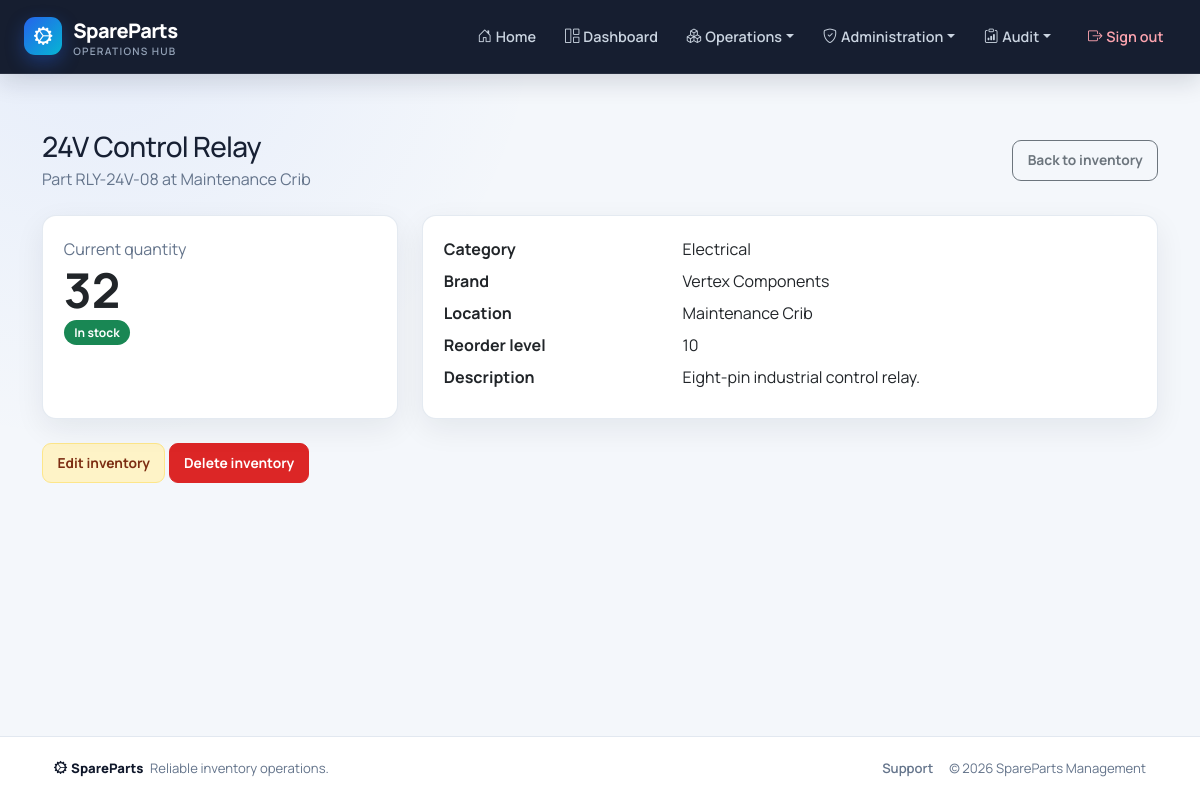
The page /inventory/5/ (signed in) on the database its author committed.
### inventory/models.py (models this page shows, shortened)
class InventoryItem(models.Model):
    part = models.ForeignKey(Part, on_delete=models.CASCADE)
    location = models.ForeignKey(Location, on_delete=models.CASCADE)
    quantity = models.PositiveIntegerField(default=0)
    min_quantity = models.PositiveIntegerField(default=0)  # Reorder threshold
    class Meta:
        unique_together = ('part', 'location')

class Location(models.Model):
    name = models.CharField(max_length=100)
    address = models.TextField(blank=True, null=True)

### parts/models.py (models this page shows, shortened)
class Part(models.Model):
    name = models.CharField(max_length=200)
    part_number = models.CharField(max_length=50, unique=True)
    category = models.ForeignKey(Category, on_delete=models.SET_NULL, null=True)
    brand = models.ForeignKey(Brand, on_delete=models.SET_NULL, null=True)
    description = models.TextField(blank=True, null=True)
    barcode = models.CharField(max_length=100, blank=True, null=True)
    image = models.ImageField(upload_to='parts/', blank=True, null=True)

class Category(models.Model):
    name = models.CharField(max_length=100, unique=True)

class Brand(models.Model):
    name = models.CharField(max_length=100, unique=True)

### inventory/views.py (the view)
# urls.py: path('<int:pk>/', InventoryItemDetailView.as_view(), name='inventoryitem_detail'),
class InventoryItemDetailView(LoginRequiredMixin, RoleRequiredMixin, DetailView):
    model = InventoryItem
    template_name = 'inventoryitem_detail.html'  # create this template
    context_object_name = 'item'
    allowed_roles = ['inventory_manager', 'technician']

### core/models.py (called while the page is built)
    def has_access(self, code):
        if not self.is_authenticated or not self.is_active:
            return False
        if self.is_superuser:
            return True
        return self.get_effective_access_permissions().filter(code=code).exists()

### core/templatetags/rbac.py (called while the page is built)
@register.filter
def has_access(user, code):
    return bool(getattr(user, 'has_access', lambda unused: False)(code))

### parts/mixins.py (called while the page is built)
    def get_permission_required(self):
        if self.permission_required:
            return self.permission_required
        model_name = self.model._meta.model_name
        module = self.permission_modules.get(model_name, model_name)
        action = 'view' if self.__class__.__name__.endswith(('ListView', 'DetailView')) else 'manage'
        return f'{module}.{action}'

    def dispatch(self, request, *args, **kwargs):
        if self.get_permission_required() == 'users.manage' and not request.user.is_superuser:
            raise PermissionDenied("Only a super admin can manage users and permissions.")
        if request.user.is_authenticated and request.user.has_access(self.get_permission_required()):
            return super().dispatch(request, *args, **kwargs)
        raise PermissionDenied("You do not have permission to access this page.")

### templates/inventoryitem_detail.html (shortened to what this page needs)
{% extends "base.html" %}{% load rbac %}
{% block content %}
<div class="container py-4">
  <div class="d-flex justify-content-between align-items-center mb-4"><div><h1 class="h3 mb-1">{{ item.part.name }}</h1><p class="text-muted mb-0">Part {{ item.part.part_number }} at {{ item.location.name }}</p></div><a class="btn btn-outline-secondary" href="{% url 'inventory:inventoryitem_list' %}">Back to inventory</a></div>
  <div class="row g-4">
    <div class="col-md-4"><div class="card border-0 shadow-sm h-100"><div class="card-body"><div class="text-muted">Current quantity</div><div class="display-5 fw-bold">{{ item.quantity }}</div>{% if item.quantity == 0 %}<span class="badge bg-danger">Out of stock</span>{% elif item.quantity <= item.min_quantity %}<span class="badge bg-warning text-dark">Low stock</span>{% else %}<span class="badge bg-success">In stock</span>{% endif %}</div></div></div>
    <div class="col-md-8"><div class="card border-0 shadow-sm"><div class="card-body"><dl class="row mb-0"><dt class="col-sm-4">Category</dt><dd class="col-sm-8">{{ item.part.category.name|default:"Uncategorized" }}</dd><dt class="col-sm-4">Brand</dt><dd class="col-sm-8">{{ item.part.brand.name|default:"Unbranded" }}</dd><dt class="col-sm-4">Location</dt><dd class="col-sm-8">{{ item.location.name }}</dd><dt class="col-sm-4">Reorder level</dt><dd class="col-sm-8">{{ item.min_quantity }}</dd><dt class="col-sm-4">Description</dt><dd class="col-sm-8">{{ item.part.description|default:"No description provided." }}</dd></dl></div></div></div>
  </div>
  {% if user|has_access:'inventory.manage' %}<div class="mt-4"><a class="btn btn-warning" href="{% url 'inventory:inventoryitem_edit' item.pk %}">Edit inventory</a> <a class="btn btn-danger" href="{% url 'inventory:inventoryitem_delete' item.pk %}">Delete inventory</a></div>{% endif %}
</div>
{% endblock %}

### templates/base.html (style rules this page uses)
:root { --sp-navy: #0f172a; --sp-navy-soft: #1e293b; --sp-primary: #2563eb; --sp-primary-dark: #1d4ed8; --sp-cyan: #06b6d4; --sp-surface: #ffffff; --sp-bg: #f4f7fb; --sp-border: #e2e8f0; --sp-muted: #64748b; --sp-text: #172033; --sp-radius: 14px; --sp-shadow: 0 10px 30px rgba(15, 23, 42, .07); }
* { box-sizing: border-box; }
html { scroll-behavior: smooth; }
body { min-height: 100vh; display: flex; flex-direction: column; margin: 0; color: var(--sp-text); background: radial-gradient(circle at 8% 0%, rgba(37, 99, 235, .07), transparent 28rem), var(--sp-bg); font-family: "Manrope", system-ui, -apple-system, "Segoe UI", sans-serif; -webkit-font-smoothing: antialiased; }
a { text-underline-offset: 3px; }
.page-header, .d-flex.justify-content-between.mb-4, .d-flex.justify-content-between.align-items-center.mb-4 { gap: 1rem; align-items: center; }
h1, h2, h3, h4, h5, h6 { color: var(--sp-navy); letter-spacing: -.025em; }
h1, .h1 { font-weight: 800; }
.text-muted { color: var(--sp-muted) !important; }
.card { border: 1px solid rgba(226, 232, 240, .9) !important; border-radius: var(--sp-radius) !important; background: var(--sp-surface); box-shadow: var(--sp-shadow) !important; overflow: hidden; }
.card-body { padding: 1.3rem; }
.btn { min-height: 40px; display: inline-flex; align-items: center; justify-content: center; gap: .35rem; padding: .55rem .9rem; border-radius: 9px; font-size: .86rem; font-weight: 700; box-shadow: none !important; transition: transform .16s ease, background .16s ease, border-color .16s ease; }
.btn-warning { color: #7c2d12; background: #fef3c7; border-color: #fde68a; }
.btn-danger { background: #dc2626; border-color: #dc2626; }
.badge { padding: .42rem .65rem; border-radius: 999px; font-weight: 700; }

### rows shown on the page
InventoryItem: part.name "24V Control Relay", part.part_number "RLY-24V-08", location.name "Maintenance Crib", quantity "32", part.category.name "Electrical", part.brand.name "Vertex Components", min_quantity "10", part.description "Eight-pin industrial control relay."
